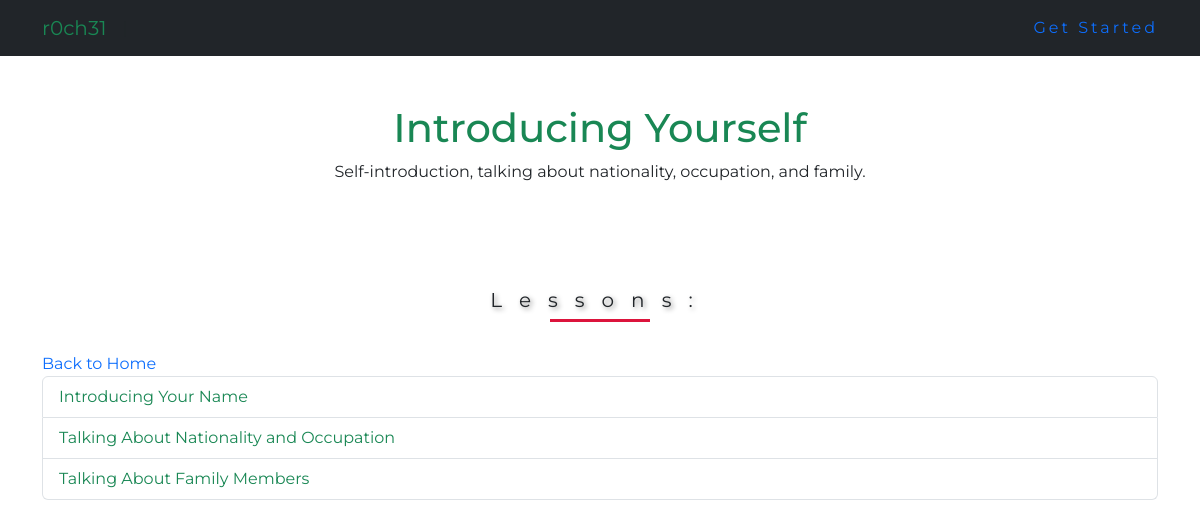
Page /chapters/3/ on the committed database.
### mandarin/models.py (models this page shows, shortened)
class Chapter(models.Model):
    id = models.AutoField(primary_key=True)
    title = models.CharField(max_length=255)
    description = models.TextField(blank=True, null=True)

class Lesson(models.Model):
    id = models.AutoField(primary_key=True)
    chapter = models.ForeignKey(Chapter, on_delete=models.CASCADE, related_name='lessons')
    title = models.CharField(max_length=255)
    content = models.TextField()

### mandarin/views.py (the view)
# urls.py: path('chapters/<int:chapter_id>/', views.chapter_detail, name='chapter_detail'),
def chapter_detail(request, chapter_id):
    chapter = get_object_or_404(Chapter.objects.prefetch_related('lessons'), id=chapter_id)
    lessons = chapter.lessons.all()
    return render(request, 'mandarin/chapter_detail.html', {
        'chapter': chapter,
        'lessons': lessons
    })

### mandarin/templates/mandarin/chapter_detail.html (shortened to what this page needs)
{% extends "mandarin/base.html" %}
{% block content %}
<div class="container mt-5">
  <h1 class="text-center text-success">{{ chapter.title }}</h1>
  <p class="text-center">{{ chapter.description }}</p>
  <br><br>
  <div style="text-align: left;">
    <h4>Lessons:</h4>
    <a href="{% url 'home' %}" class=" text-decoration-none mt-3">Back to Home</a>
    <div class="list-group">
      {% for lesson in lessons %}
      <a href="{% url 'lesson_detail' lesson.id %}" class="list-group-item list-group-item-action text-success">
        {{ lesson.title }}
      </a>
      {% empty %}
      <p>No lessons found for this chapter.</p>
      {% endfor %}
    </div>
    <br>
  </div>
</div>
{% endblock %}

### static/css/style.css (style rules this page uses)
body { margin: 0; padding: 0; font-family: 'Montserrat', sans-serif; }
h4 { text-align: center; letter-spacing: 17px; font-size: 60px; font-style: bold; text-shadow: 2px 2px 5px gray; }
h4 { width: 100%; font-weight: normal; font-size: 20px; position: relative; margin: 40px 0; }
h4::before { content: ''; position: absolute; width: 100px; height: 3px; background-color: crimson; bottom: -10px; left: 50%; transform: translateX(-50%); animation: animate 4s linear infinite; }

### rows in the picture
Chapter: title "Introducing Yourself", description "Self-introduction, talking about nationality, occupation, and family."
Lesson: title "Introducing Your Name"
Lesson: title "Talking About Nationality and Occupation"
Lesson: title "Talking About Family Members"
